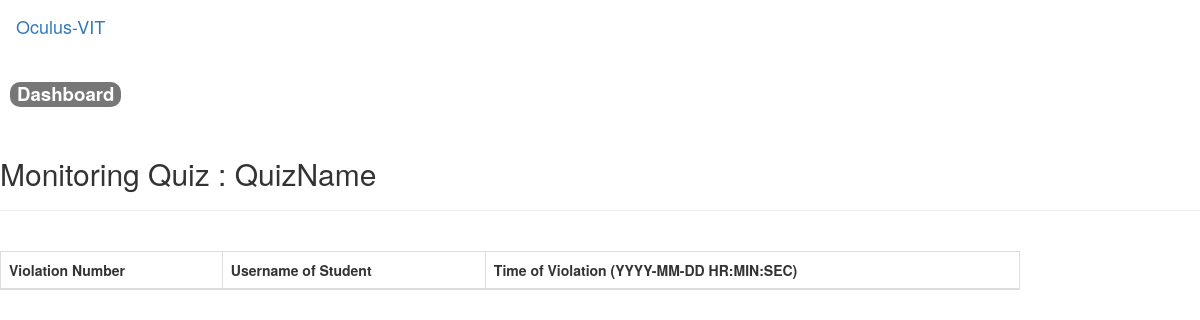
/quizMonitor.php?eid=5f97c3363b024, run on an earlier commit of the app's database.
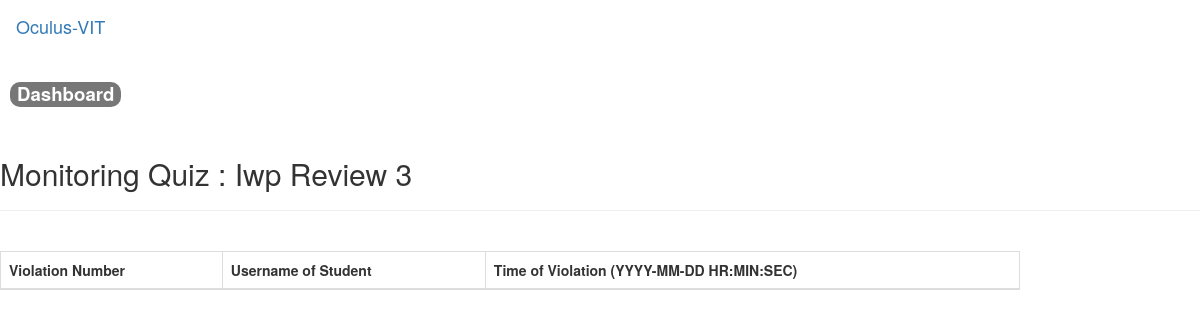
And on a later commit of the database.
### tables this page shows
CREATE TABLE `quiz` (
  `id` int(11) NOT NULL,
  `eid` text NOT NULL,
  `title` varchar(100) NOT NULL,
  `correct` int(11) NOT NULL,
  `wrong` int(11) NOT NULL,
  `total` int(11) NOT NULL,
  `time` bigint(20) NOT NULL,
  `date` timestamp NOT NULL DEFAULT current_timestamp() ON UPDATE current_timestamp(),
  `status` varchar(16) NOT NULL
);

### quizMonitor.php (the view, shortened to what this page needs)
<?php
    require_once "mysqlConfig.php";
    $quizname = "QuizName";
    $rs = mysqli_query($sql_api , 'SELECT title FROM quiz WHERE eid="'. $_GET['eid'] . '"' );
    if(mysqli_num_rows($rs) > 0){
        $ro = mysqli_fetch_array($rs);
        $quizname = $ro[0];
    }
?>
<!DOCTYPE html>
<html lang="en">
<head>
    <link rel="stylesheet" href="css/bootstrap.min.css">
</head>
<body onload = "callAjax();">
    <nav class="navbar navbar-dark bg-dark">
        <a class="navbar-brand" href="">Oculus-VIT</a>
    </nav>
    <a class="badge badge-secondary" style="font-size: 14pt; margin:10px" href="dashboard.php?q=6">Dashboard</a>
    <br><br>
    <div class="p-3">
        <h2>Monitoring Quiz : <?php echo $quizname;?></h2>
        <hr>
        <br>
        <table class="table table-dark table-striped table-bordered" style="width: 85%;">
            <thead class = "thead-dark">
                <tr>
                    <th>Violation Number</th>
                    <th>Username of Student</th>
                    <th>Time of Violation (YYYY-MM-DD HR:MIN:SEC)</th>
                </tr>
            </thead>
        </table>
    </div>
</body>
</html>

What changed in the data, as far as the page shows it:
added quiz: title "Iwp Review 3"
Also different on the page:
$quizname: "QuizName" → (not shown)
